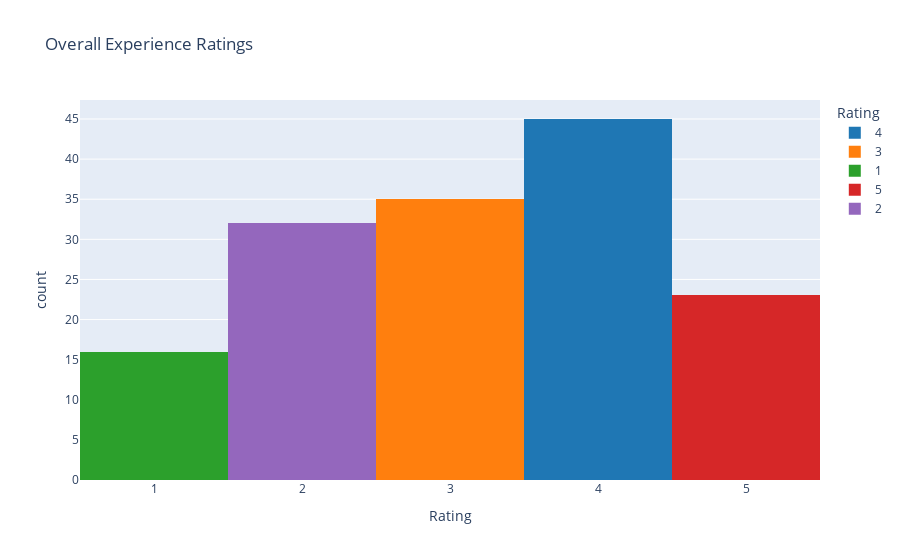

Notebook code cell kept with this figure:
### Code cell
import plotly.express as px

fig = px.histogram(data, x='overall_experience', nbins=5, title='Overall Experience Ratings', labels={'overall_experience': 'Rating'},  color='overall_experience', color_discrete_sequence=px.colors.qualitative.D3  )
fig.update_layout(xaxis=dict(tickmode='linear'))
fig.show()

### Figure 1 — Plotly figure (JSON) as saved in the notebook; plotly's stock layout.template omitted (floating-point values rounded to 4 significant figures)
{"data": [{"alignmentgroup": "True", "bingroup": "x", "hovertemplate": "Rating=%{x}<br>count=%{y}<extra></extra>", "legendgroup": "4", "marker": {"color": "#1F77B4", "pattern": {"shape": ""}}, "name": "4", "nbinsx": 5, "offsetgroup": "4", "orientation": "v", "showlegend": true, "type": "histogram", "x": [4, 4, 4, 4, 4, 4, 4, 4, 4, 4, 4, 4, 4, 4, 4, 4, 4, 4, 4, 4, 4, 4, 4, 4, 4, 4, 4, 4, 4, 4, 4, 4, 4, 4, 4, 4, 4, 4, 4, 4, 4, 4, 4, 4, 4], "xaxis": "x", "yaxis": "y"}, {"alignmentgroup": "True", "bingroup": "x", "hovertemplate": "Rating=%{x}<br>count=%{y}<extra></extra>", "legendgroup": "3", "marker": {"color": "#FF7F0E", "pattern": {"shape": ""}}, "name": "3", "nbinsx": 5, "offsetgroup": "3", "orientation": "v", "showlegend": true, "type": "histogram", "x": [3, 3, 3, 3, 3, 3, 3, 3, 3, 3, 3, 3, 3, 3, 3, 3, 3, 3, 3, 3, 3, 3, 3, 3, 3, 3, 3, 3, 3, 3, 3, 3, 3, 3, 3], "xaxis": "x", "yaxis": "y"}, {"alignmentgroup": "True", "bingroup": "x", "hovertemplate": "Rating=%{x}<br>count=%{y}<extra></extra>", "legendgroup": "1", "marker": {"color": "#2CA02C", "pattern": {"shape": ""}}, "name": "1", "nbinsx": 5, "offsetgroup": "1", "orientation": "v", "showlegend": true, "type": "histogram", "x": [1, 1, 1, 1, 1, 1, 1, 1, 1, 1, 1, 1, 1, 1, 1, 1], "xaxis": "x", "yaxis": "y"}, {"alignmentgroup": "True", "bingroup": "x", "hovertemplate": "Rating=%{x}<br>count=%{y}<extra></extra>", "legendgroup": "5", "marker": {"color": "#D62728", "pattern": {"shape": ""}}, "name": "5", "nbinsx": 5, "offsetgroup": "5", "orientation": "v", "showlegend": true, "type": "histogram", "x": [5, 5, 5, 5, 5, 5, 5, 5, 5, 5, 5, 5, 5, 5, 5, 5, 5, 5, 5, 5, 5, 5, 5], "xaxis": "x", "yaxis": "y"}, {"alignmentgroup": "True", "bingroup": "x", "hovertemplate": "Rating=%{x}<br>count=%{y}<extra></extra>", "legendgroup": "2", "marker": {"color": "#9467BD", "pattern": {"shape": ""}}, "name": "2", "nbinsx": 5, "offsetgroup": "2", "orientation": "v", "showlegend": true, "type": "histogram", "x": [2, 2, 2, 2, 2, 2, 2, 2, 2, 2, 2, 2, 2, 2, 2, 2, 2, 2, 2, 2, 2, 2, 2, 2, 2, 2, 2, 2, 2, 2, 2, 2], "xaxis": "x", "yaxis": "y"}], "layout": {"autosize": true, "barmode": "relative", "legend": {"title": {"text": "Rating"}, "tracegroupgap": 0}, "title": {"text": "Overall Experience Ratings"}, "xaxis": {"anchor": "y", "autorange": true, "categoryarray": [4, 3, 1, 5, 2], "categoryorder": "array", "domain": [0, 1], "range": [0.5, 5.5], "tickmode": "linear", "title": {"text": "Rating"}, "type": "linear"}, "yaxis": {"anchor": "x", "autorange": true, "domain": [0, 1], "range": [0, 47.37], "title": {"text": "count"}}}}
